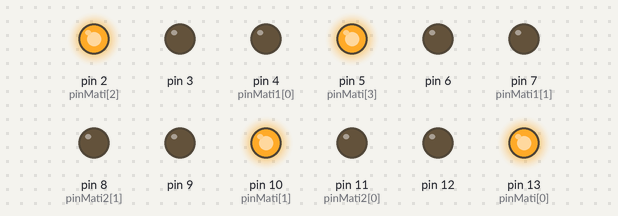
Bench run of a sketch on a simulated Arduino Uno, built with avr-gcc and run on an emulated ATmega328P. On the bench: output pins drawn as LEDs (lit = HIGH).

Above: at 0.5 s.
At 2.2 s:
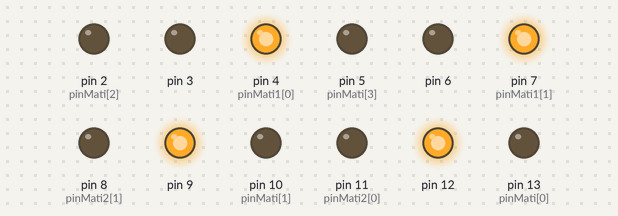
At 4.5 s:
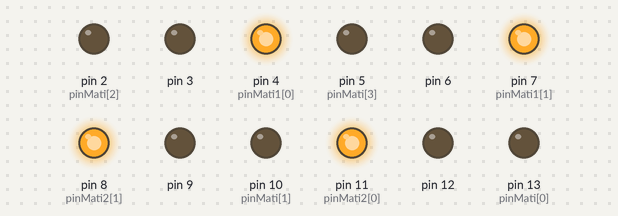
At 5.7 s:
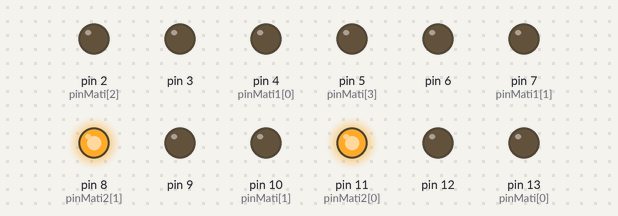
At 7.2 s:
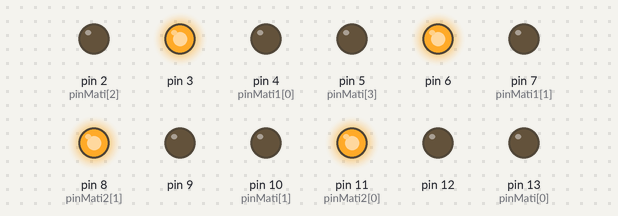
At 9.7 s:
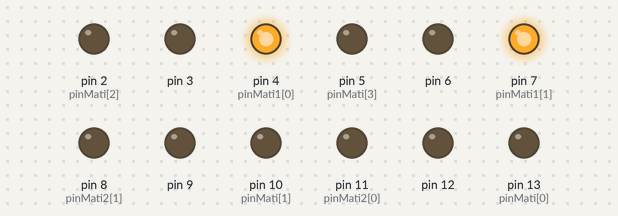
Timing chart, 0 to 10.4 s (numbered marks = the images above):
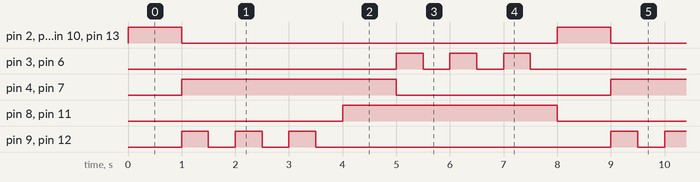

The sketch:

TRAFFIC.ino
```cpp
void setup() {
  // put your setup code here, to run once:

  for(int i = 2; i<14 ;i++){
    pinMode(i,OUTPUT);
  }

}

void loop() {
  // put your main code here, to run repeatedly:

  // merah, hijau
   int pinMati2[] = {11,8};
   for ( int x = 0 ; x<2 ; x++){
    digitalWrite(pinMati2[x],0);
   }
  digitalWrite(13,1);
  digitalWrite(10,1);
  digitalWrite(2,1);
  digitalWrite(5,1);
  delay(1000);

  // kuning, hijau, merah
  int pinMati[] = {13,10,2,5};
  for ( int i = 0 ; i < 3 ; i++){
  for( int x = 0 ; x<4 ; x++){
    digitalWrite(pinMati[x],0);
  }
  digitalWrite(12,1);
  digitalWrite(9,1);
  digitalWrite(4,1);
  digitalWrite(7,1);
  delay(500);
  digitalWrite(12,0);
  digitalWrite(9,0);
  digitalWrite(4,1);
  digitalWrite(7,1);
  delay(500);

  }

  // Hijau, Merah
  digitalWrite(11,1);
  digitalWrite(8,1);
  digitalWrite(4,1);
  digitalWrite(7,1);
  delay(1000);

   int pinMati1[] = {4,7};
   for ( int i = 0 ; i < 3 ; i++){
   for(int x = 0 ; x <3 ; x++){
    digitalWrite(pinMati1[x],0);
   }
  digitalWrite(3,1);
  digitalWrite(6,1);
  digitalWrite(11,1);
  digitalWrite(8,1);
  delay(500);
  digitalWrite(3,0);
  digitalWrite(6,0);
  digitalWrite(11,1);
  digitalWrite(8,1);
  delay(500);

}
}
```

Measured:
- by itself, pin 2 (pinMati[2]), pin 5 (pinMati[3]), pin 10 (pinMati[1]), pin 13 (pinMati[0]): alternates HIGH for 1.0 s and LOW for 7.0 s
- by itself, pin 3, pin 6, pin 9, pin 12: repeats every 8.0 s: 2 × (LOW 0.50 s, HIGH 0.50 s), LOW 5.5 s, HIGH 0.50 s
- by itself, pin 4 (pinMati1[0]), pin 7 (pinMati1[1]), pin 8 (pinMati2[1]), pin 11 (pinMati2[0]): alternates HIGH for 4.0 s and LOW for 4.0 s
